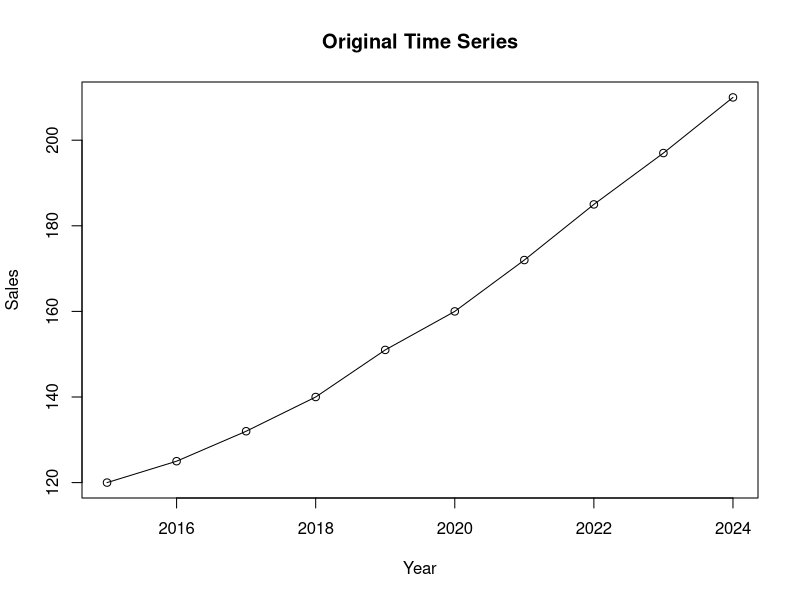
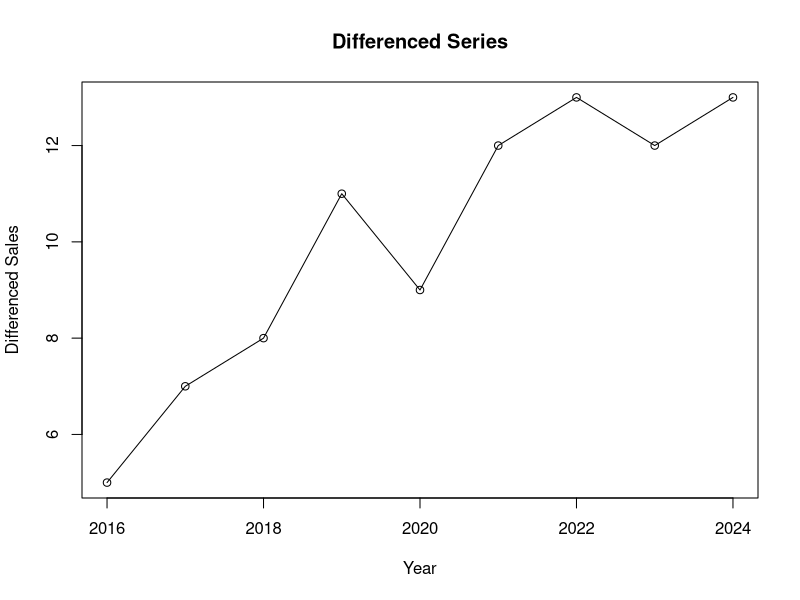
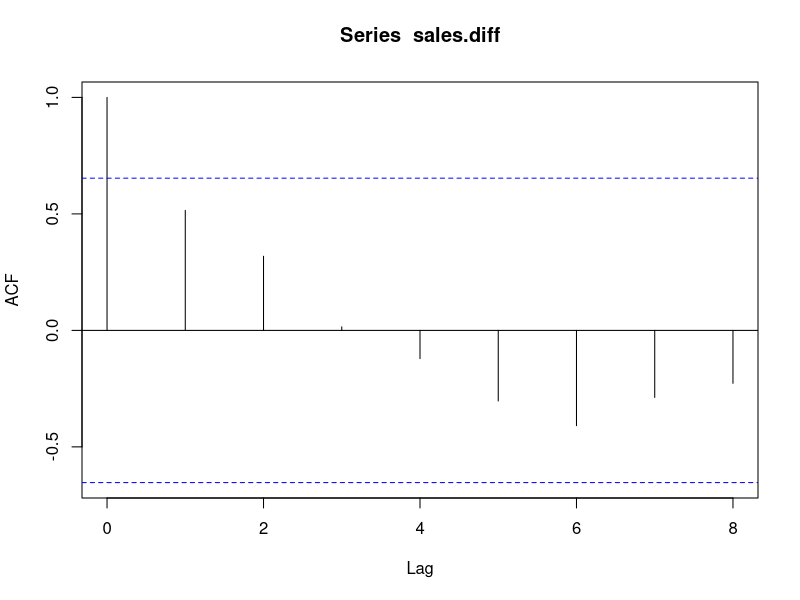
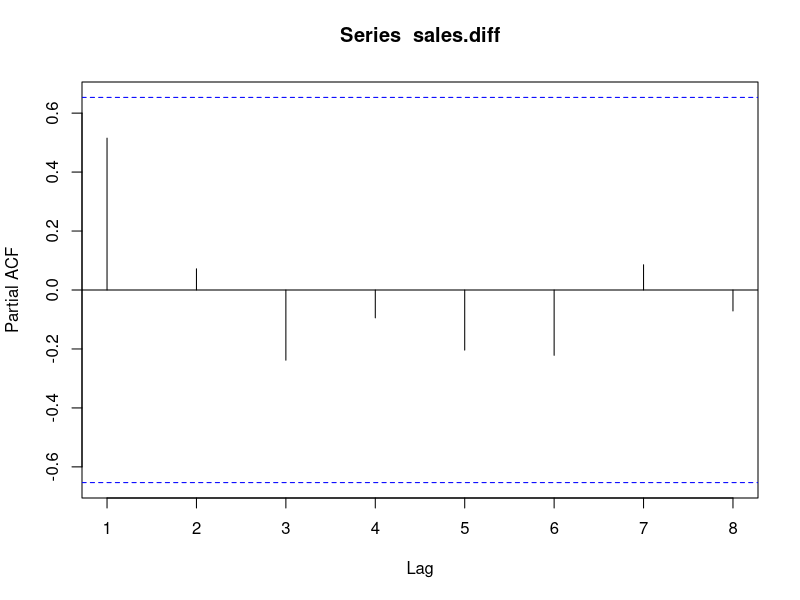
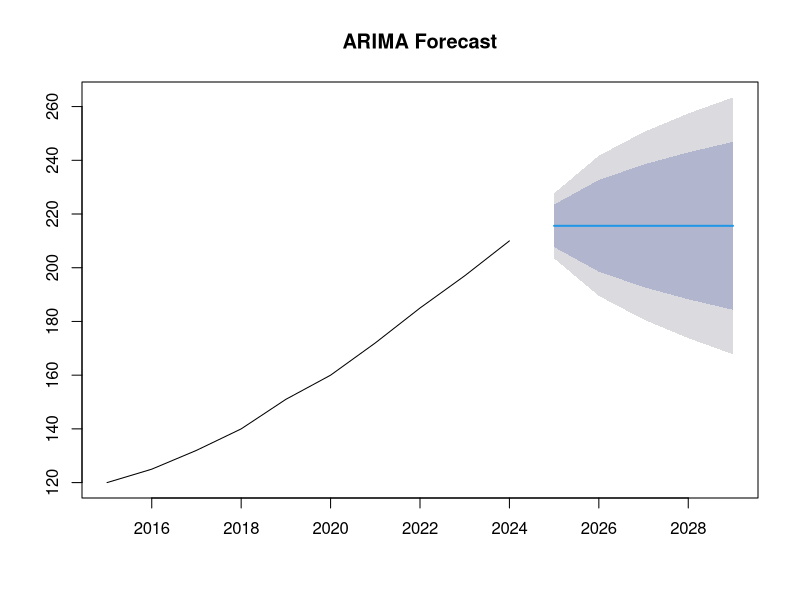

Reproduce these figures in R, in order.
# Program 9: Candidate ARIMA Model

sales <- c(120,125,132,140,151,160,172,185,197,210)

# Time series
sales.ts <- ts(sales, start=2015, frequency=1)

# Original series
plot(sales.ts, type="o",
     main="Original Time Series",
     xlab="Year", ylab="Sales")

# Differencing
sales.diff <- diff(sales.ts)
plot(sales.diff, type="o",
     main="Differenced Series",
     xlab="Year", ylab="Differenced Sales")

# ACF and PACF
acf(sales.diff)
pacf(sales.diff)

# ARIMA model
library(forecast)
fit <- Arima(sales.ts, order=c(0,1,1))
summary(fit)

# Forecast next 5 years
forecast.values <- forecast(fit, h=5)
print(forecast.values)

# Forecast plot
plot(forecast.values,
     main="ARIMA Forecast")
